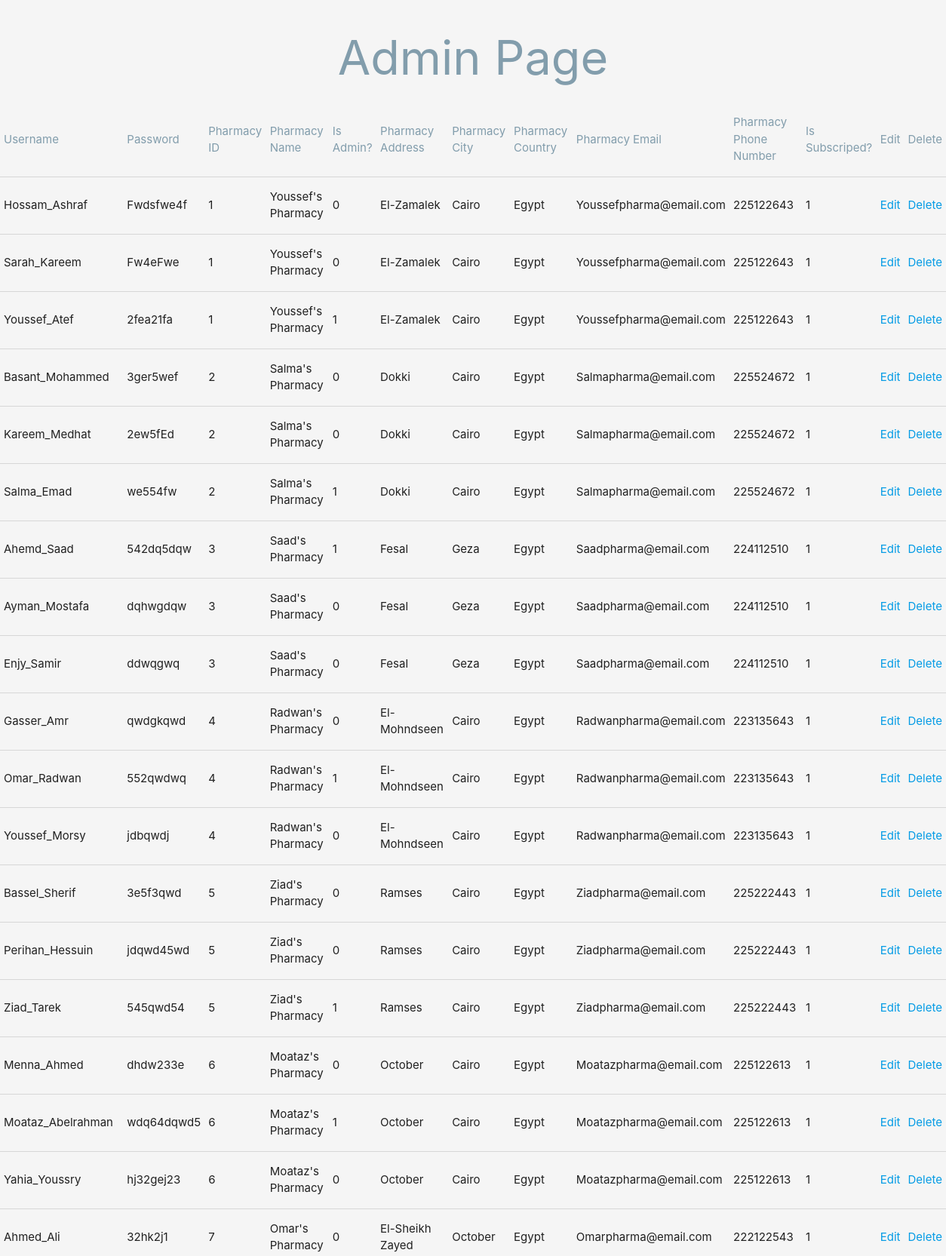
The app's page /admin.php (upper part) with its own data.
### tables this page shows
CREATE TABLE `users` (
  `username` varchar(55) NOT NULL,
  `password` varchar(55) DEFAULT NULL,
  `pharma_id` int(11) NOT NULL,
  `isAdmin` int(1) DEFAULT NULL
);

CREATE TABLE `pharma` (
  `pharma_id` int(11) NOT NULL,
  `address` varchar(100) DEFAULT NULL,
  `city` varchar(55) DEFAULT NULL,
  `country` varchar(55) DEFAULT NULL,
  `email` varchar(55) DEFAULT NULL,
  `contact_number` varchar(55) DEFAULT NULL,
  `subscriped` int(1) DEFAULT NULL,
  `pharma_name` varchar(55) DEFAULT NULL
);

### admin.php (the view, shortened to what this page needs)
<?php include('server.php')
?>
<!DOCTYPE html>
<head>
     <link rel="stylesheet" href="https://cdnjs.cloudflare.com/ajax/libs/materialize/1.0.0/css/materialize.min.css">
     <link rel="stylesheet" type="text/css" href="style.css">
</head>
<body class="grey lighten-4">
<center><h1 style="color: #829dac;">Admin Page</h1></center>
<table>
    <tr class="cols">
        <td>Username</td>
        <td>Password</td>
        <td>Pharmacy ID</td>
        <td>Pharmacy Name</td>
        <td>Is Admin?</td>
        <td>Pharmacy Address</td>
        <td>Pharmacy City</td>
        <td>Pharmacy Country</td>
        <td>Pharmacy Email</td>
        <td>Pharmacy Phone Number</td>
        <td>Is Subscriped?</td>
        <td>Edit</td>
        <td>Delete</td>
    </tr>
         <?php
         $query = "Select * from users join pharma on users.pharma_id = pharma.pharma_id;";
         $records = mysqli_query($conn,$query);
         while ($data = mysqli_fetch_array($records)){
            ?><td><?php echo $data['username']; ?></td>
            <td><?php echo $data['password']; ?></td>
            <td><?php echo $data['pharma_id']; ?></td>
            <td><?php echo $data['pharma_name']; ?></td>
            <td><?php echo $data['isAdmin']; ?></td>
            <td><?php echo $data['address']; ?></td>
            <td><?php echo $data['city']; ?></td>
            <td><?php echo $data['country']; ?></td>
            <td><?php echo $data['email']; ?></td>
            <td><?php echo $data['contact_number']; ?></td>
            <td><?php echo $data['subscriped']; ?></td>
            <?php $id = $data['pharma_id'];
            $username = $data['username'];
            $edit_url = "edit.php?id=".$id."&username=".$username;
            $delete_url = "delete.php?id=".$id."&username=".$username; ?>
            <td><a href=<?php echo $edit_url ?>>Edit</a></td>
            <td><a href=<?php echo $delete_url ?>>Delete</a></td>
                <?php
            } ?>
</table>
</body>
</html>

### style.css (style rules this page uses)
* { margin: 0; padding: 0; box-sizing: border-box; }
table tr.cols { color: #829dac; }

### records on screen
users: username "Hossam_Ashraf", password "Fwdsfwe4f", pharma.pharma_id "1", pharma.pharma_name "Youssef's Pharmacy", isAdmin "0", pharma.address "El-Zamalek", pharma.city "Cairo", pharma.country "Egypt", pharma.email "Youssefpharma@email.com", pharma.contact_number "225122643", pharma.subscriped "1"
users: username "Sarah_Kareem", password "Fw4eFwe", pharma.pharma_id "1", pharma.pharma_name "Youssef's Pharmacy", isAdmin "0", pharma.address "El-Zamalek", pharma.city "Cairo", pharma.country "Egypt", pharma.email "Youssefpharma@email.com", pharma.contact_number "225122643", pharma.subscriped "1"
users: username "Youssef_Atef", password "2fea21fa", pharma.pharma_id "1", pharma.pharma_name "Youssef's Pharmacy", isAdmin "1", pharma.address "El-Zamalek", pharma.city "Cairo", pharma.country "Egypt", pharma.email "Youssefpharma@email.com", pharma.contact_number "225122643", pharma.subscriped "1"
users: username "Basant_Mohammed", password "3ger5wef", pharma.pharma_id "2", pharma.pharma_name "Salma's Pharmacy", isAdmin "0", pharma.address "Dokki", pharma.city "Cairo", pharma.country "Egypt", pharma.email "Salmapharma@email.com", pharma.contact_number "225524672", pharma.subscriped "1"
users: username "Kareem_Medhat", password "2ew5fEd", pharma.pharma_id "2", pharma.pharma_name "Salma's Pharmacy", isAdmin "0", pharma.address "Dokki", pharma.city "Cairo", pharma.country "Egypt", pharma.email "Salmapharma@email.com", pharma.contact_number "225524672", pharma.subscriped "1"
users: username "Salma_Emad", password "we554fw", pharma.pharma_id "2", pharma.pharma_name "Salma's Pharmacy", isAdmin "1", pharma.address "Dokki", pharma.city "Cairo", pharma.country "Egypt", pharma.email "Salmapharma@email.com", pharma.contact_number "225524672", pharma.subscriped "1"
users: username "Ahemd_Saad", password "542dq5dqw", pharma.pharma_id "3", pharma.pharma_name "Saad's Pharmacy", isAdmin "1", pharma.address "Fesal", pharma.city "Geza", pharma.country "Egypt", pharma.email "Saadpharma@email.com", pharma.contact_number "224112510", pharma.subscriped "1"
users: username "Ayman_Mostafa", password "dqhwgdqw", pharma.pharma_id "3", pharma.pharma_name "Saad's Pharmacy", isAdmin "0", pharma.address "Fesal", pharma.city "Geza", pharma.country "Egypt", pharma.email "Saadpharma@email.com", pharma.contact_number "224112510", pharma.subscriped "1"
users: username "Enjy_Samir", password "ddwqgwq", pharma.pharma_id "3", pharma.pharma_name "Saad's Pharmacy", isAdmin "0", pharma.address "Fesal", pharma.city "Geza", pharma.country "Egypt", pharma.email "Saadpharma@email.com", pharma.contact_number "224112510", pharma.subscriped "1"
users: username "Gasser_Amr", password "qwdgkqwd", pharma.pharma_id "4", pharma.pharma_name "Radwan's Pharmacy", isAdmin "0", pharma.address "El-Mohndseen", pharma.city "Cairo", pharma.country "Egypt", pharma.email "Radwanpharma@email.com", pharma.contact_number "223135643", pharma.subscriped "1"
users: username "Omar_Radwan", password "552qwdwq", pharma.pharma_id "4", pharma.pharma_name "Radwan's Pharmacy", isAdmin "1", pharma.address "El-Mohndseen", pharma.city "Cairo", pharma.country "Egypt", pharma.email "Radwanpharma@email.com", pharma.contact_number "223135643", pharma.subscriped "1"
users: username "Youssef_Morsy", password "jdbqwdj", pharma.pharma_id "4", pharma.pharma_name "Radwan's Pharmacy", isAdmin "0", pharma.address "El-Mohndseen", pharma.city "Cairo", pharma.country "Egypt", pharma.email "Radwanpharma@email.com", pharma.contact_number "223135643", pharma.subscriped "1"
users: username "Bassel_Sherif", password "3e5f3qwd", pharma.pharma_id "5", pharma.pharma_name "Ziad's Pharmacy", isAdmin "0", pharma.address "Ramses", pharma.city "Cairo", pharma.country "Egypt", pharma.email "Ziadpharma@email.com", pharma.contact_number "225222443", pharma.subscriped "1"
users: username "Perihan_Hessuin", password "jdqwd45wd", pharma.pharma_id "5", pharma.pharma_name "Ziad's Pharmacy", isAdmin "0", pharma.address "Ramses", pharma.city "Cairo", pharma.country "Egypt", pharma.email "Ziadpharma@email.com", pharma.contact_number "225222443", pharma.subscriped "1"
users: username "Ziad_Tarek", password "545qwd54", pharma.pharma_id "5", pharma.pharma_name "Ziad's Pharmacy", isAdmin "1", pharma.address "Ramses", pharma.city "Cairo", pharma.country "Egypt", pharma.email "Ziadpharma@email.com", pharma.contact_number "225222443", pharma.subscriped "1"
users: username "Menna_Ahmed", password "dhdw233e", pharma.pharma_id "6", pharma.pharma_name "Moataz's Pharmacy", isAdmin "0", pharma.address "October", pharma.city "Cairo", pharma.country "Egypt", pharma.email "Moatazpharma@email.com", pharma.contact_number "225122613", pharma.subscriped "1"
users: username "Moataz_Abelrahman", password "wdq64dqwd5", pharma.pharma_id "6", pharma.pharma_name "Moataz's Pharmacy", isAdmin "1", pharma.address "October", pharma.city "Cairo", pharma.country "Egypt", pharma.email "Moatazpharma@email.com", pharma.contact_number "225122613", pharma.subscriped "1"
users: username "Yahia_Youssry", password "hj32gej23", pharma.pharma_id "6", pharma.pharma_name "Moataz's Pharmacy", isAdmin "0", pharma.address "October", pharma.city "Cairo", pharma.country "Egypt", pharma.email "Moatazpharma@email.com", pharma.contact_number "225122613", pharma.subscriped "1"
users: username "Ahmed_Ali", password "32hk2j1", pharma.pharma_id "7", pharma.pharma_name "Omar's Pharmacy", isAdmin "0", pharma.address "El-Sheikh Zayed", pharma.city "October", pharma.country "Egypt", pharma.email "Omarpharma@email.com", pharma.contact_number "222122543", pharma.subscriped "1"
